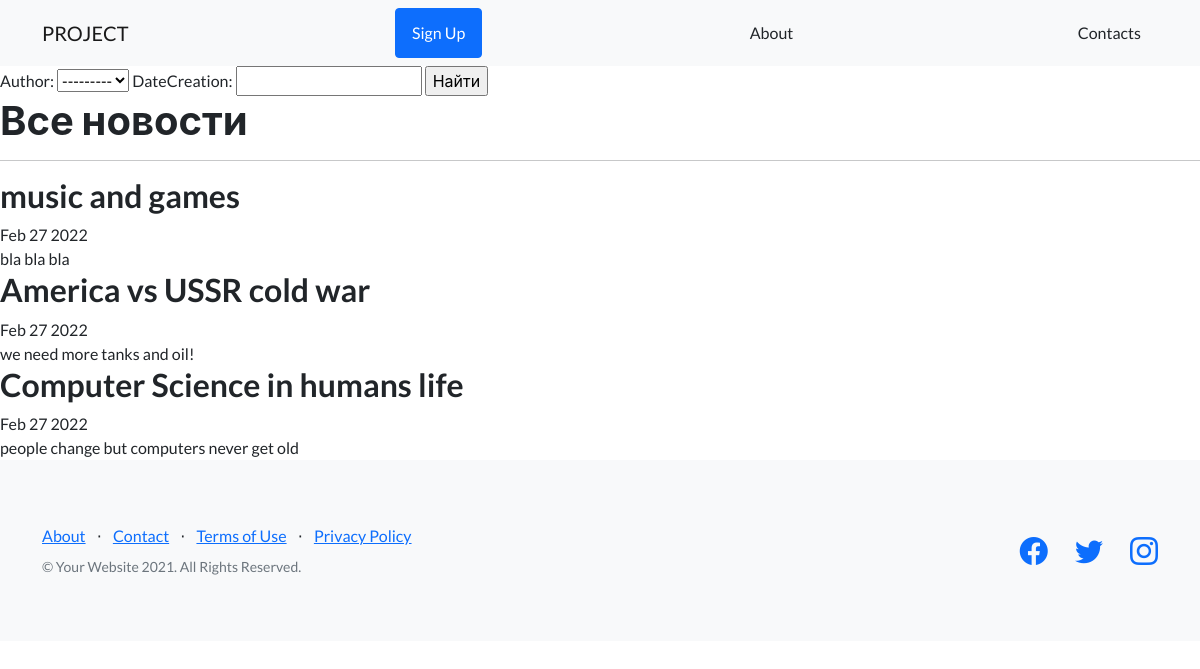
The app's page /news/search/ with its own data.
### news/models.py (models this page shows, shortened)
class Post(models.Model):
    author = models.ForeignKey(Author, on_delete=models.CASCADE)
    NEWS = 'NW'
    ARTICLE = 'AR'
    CATEGORY_CHOISES = (
        (NEWS, 'новость'),
        (ARTICLE, 'статья'),
    )
    categoryType = models.CharField(max_length=2, choices=CATEGORY_CHOISES, default=ARTICLE)
    dateCreation = DateTimeField(auto_now_add=True)
    postCategory = models.ManyToManyField(Category, through='postCategory')
    title = models.CharField(max_length=128)
    text = models.TextField()
    rating = models.SmallIntegerField(default=0)

### news/views.py (the view)
# urls.py: path('search/', SearchPost.as_view()),
class SearchPost(ListView):
    model = Post
    template_name = 'search.html'
    context_object_name = 'news'
    def get_context_data(self, **kwargs):
        context = super().get_context_data(**kwargs)
        context['filter'] = PostFilter(self.request.GET, queryset=self.get_queryset())
        return context

### news/models.py (called while the page is built)
    def __str__(self):
        return str(self.authorUser)

### templates/search.html
{% extends 'flatpages/default.html' %}
{% block content %}
<form method="GET">
    {{ filter.form }}
    <input type="submit" value="Найти">
</form>
    <h1>Все новости</h1>
    <hr>
    {% if news %}
        {% for post in filter.qs %}
        <h2>{{ post.title }}</h2>
        {{ post.dateCreation|date:'M d Y' }}<br>
        {{ post.text|truncatechars:50 }}
        {% endfor %}
    {% else %}
        <h2>новостей нет!</h2>
    {% endif %}
{% endblock content %}

### records on screen
Post: title "music and games", dateCreation "Feb 27 2022", text "bla bla bla"
Post: title "America vs USSR cold war", dateCreation "Feb 27 2022", text "we need more tanks and oil!"
Post: title "Computer Science in humans life", dateCreation "Feb 27 2022", text "people change but computers never get old"
